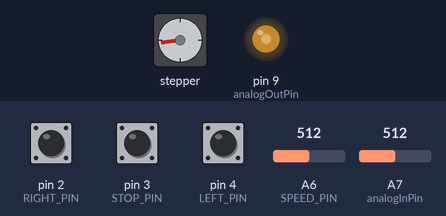
The program below on a simulated Arduino Nano, built with avr-gcc and run on an emulated ATmega328P. On the bench: stepper motor, output pins drawn as LEDs (lit = HIGH). Inputs (shaded band) come from the test bench; at power-on: A6 (SPEED_PIN) = 512, A7 (analogInPin) = 512, pin 3 (STOP_PIN) HIGH, pin 2 (RIGHT_PIN) HIGH, pin 4 (LEFT_PIN) HIGH. Stepper angles assume 200 steps per turn.

Above: at 1.2 s.
1.3 s: A6 (SPEED_PIN) set to 716
4.3 s: A7 (analogInPin) set to 716
At 4.65 s:
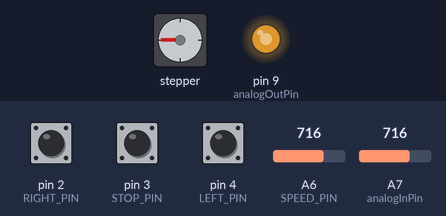
7.3 s: A7 (analogInPin) set to 1023
At 7.65 s:
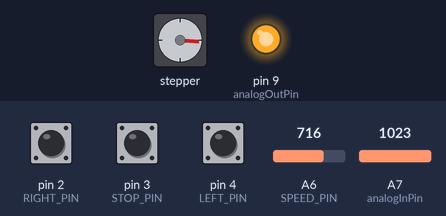
10.3 s: pin 3 (STOP_PIN) pulled LOW for 0.15 s
12.2 s: pin 2 (RIGHT_PIN) pulled LOW for 0.15 s
At 12.36 s:
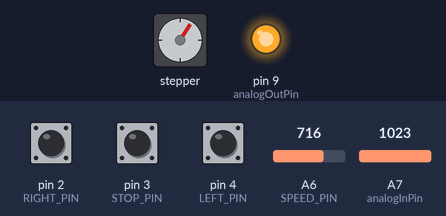
Timing chart, 0 to 18.2 s (numbered marks = the images above; inputs shaded):
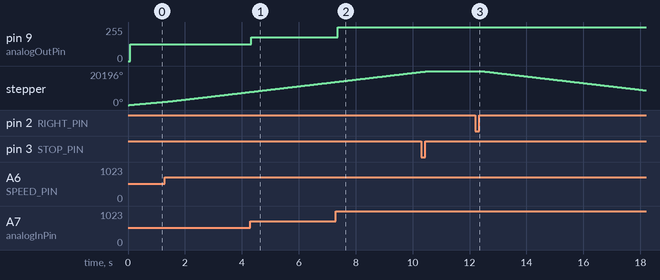

The program:

main.cpp
```cpp
#include <Arduino.h>
#include <AccelStepper.h>
#include <QueueList.h>

// Create a Queue for motor_values
QueueList <float> queue;

// Define the stepper and the pins it will use
AccelStepper stepper1(AccelStepper::DRIVER, 10, 8);

// Define our three input button pins
#define  LEFT_PIN  4
#define  STOP_PIN  3
#define  RIGHT_PIN 2

// Define our analog pot input pin
#define  SPEED_PIN 6

// Define our maximum and minimum speed in steps per second (scale pot to these)
#define MAX_SPEED 2000
#define MIN_SPEED 0.1 //0.1
#define MOTOR_CNT 500
#define PWM_CNT 2001
#define QUEUE_DEPTH 20

const int analogInPin = A7;  // Analog input pin that the potentiometer is attached to
const int analogOutPin = 9; // Analog output pin that the LED is attached to

int sensorValue = 0;        // value read from the poti
int outputValue = 0;        // value output to the PWM (analog out)

static float motor_speed = 0.0;                      // Holds average motor speed in steps/second
static float motor_current_speed = 0.0;              // Holds current reading of motor speed in steps/second
static int   motor_analog_read_counter = MOTOR_CNT;  // Counts down to 0 to fire analog read
static int   pwm_analog_read_counter = PWM_CNT;      // Counts down to 0 to fire analog read
static char  sign = 1;                               // Holds -1, 1 or 0 to turn the motor on/off and control direction
static int   analog_value = 0;                       // Holds raw analog value.

void setup() {
  stepper1.setMaxSpeed(10000.0);

  // Set up the three button inputs, with pullups
  pinMode(LEFT_PIN, INPUT_PULLUP);
  pinMode(STOP_PIN, INPUT_PULLUP);
  pinMode(RIGHT_PIN, INPUT_PULLUP);

}

void loop() {

  if (pwm_analog_read_counter > 0) {
	  // wait 2 milliseconds before the next loop
	  // for the analog-to-digital converter to settle
	  // after the last reading:
	  // delay(1);
	  pwm_analog_read_counter--;
  } else {
	  pwm_analog_read_counter = PWM_CNT;
	  // read the analog in value:
	  sensorValue = analogRead(analogInPin);
	  // map it to the range of the analog out:
	  outputValue = map(sensorValue, 0, 1023, 0, 255);
	  // change the analog out value:
	  analogWrite(analogOutPin, outputValue);
  }

  // If a switch is pushed down (low), set the sign value appropriately
  if (digitalRead(LEFT_PIN) == 0) {
    sign = 1;
  }
  else if (digitalRead(RIGHT_PIN) == 0) {
    sign = -1;
  }
  else if (digitalRead(STOP_PIN) == 0) {
    sign = 0;
  }

  // We only want to read the pot every so often (because it takes a long time we don't
  // want to do it every time through the main loop).
  if (motor_analog_read_counter > 0) {
    motor_analog_read_counter--;
  }
  else {
    motor_analog_read_counter = MOTOR_CNT;
    // Now read the pot (from 0 to 1023)
    analog_value = analogRead(SPEED_PIN);

    // we do not have a clean 0V signal, so to stop the motor we manually
    // set to speed to 0 if we receive below 103 readings of the ADC
    // this is the first ~ 1.005 V we ignore
    if ( analog_value < 103 ) {
	    stepper1.setSpeed(0);
    } else {
	    // Give the stepper a chance to step if it needs to
	    stepper1.runSpeed();
	    //  And scale the pot's value from min to max speeds
	    motor_current_speed = sign * ((analog_value/1023.0) * (MAX_SPEED - MIN_SPEED)) + MIN_SPEED;
	    queue.push(motor_current_speed);

	    if ( queue.count() == QUEUE_DEPTH + 1 ) {
		queue.pop();
	    }

	    motor_speed = queue.average();

	    // Update the stepper to run at this new speed
	    stepper1.setSpeed(motor_speed);
	    }

  }

  // This will run the stepper at a constant speed
  stepper1.runSpeed();

}
```

Measured:
- after the input at 4.3 s, pin 9 (analogOutPin): 127/255 → 178/255 at once
- after the input at 7.3 s, pin 9 (analogOutPin): 178/255 → 255/255 after 0.07 s
- after the input at 12.2 s, stepper: keeps turning counter-clockwise at about 1923°/s, starting at once
